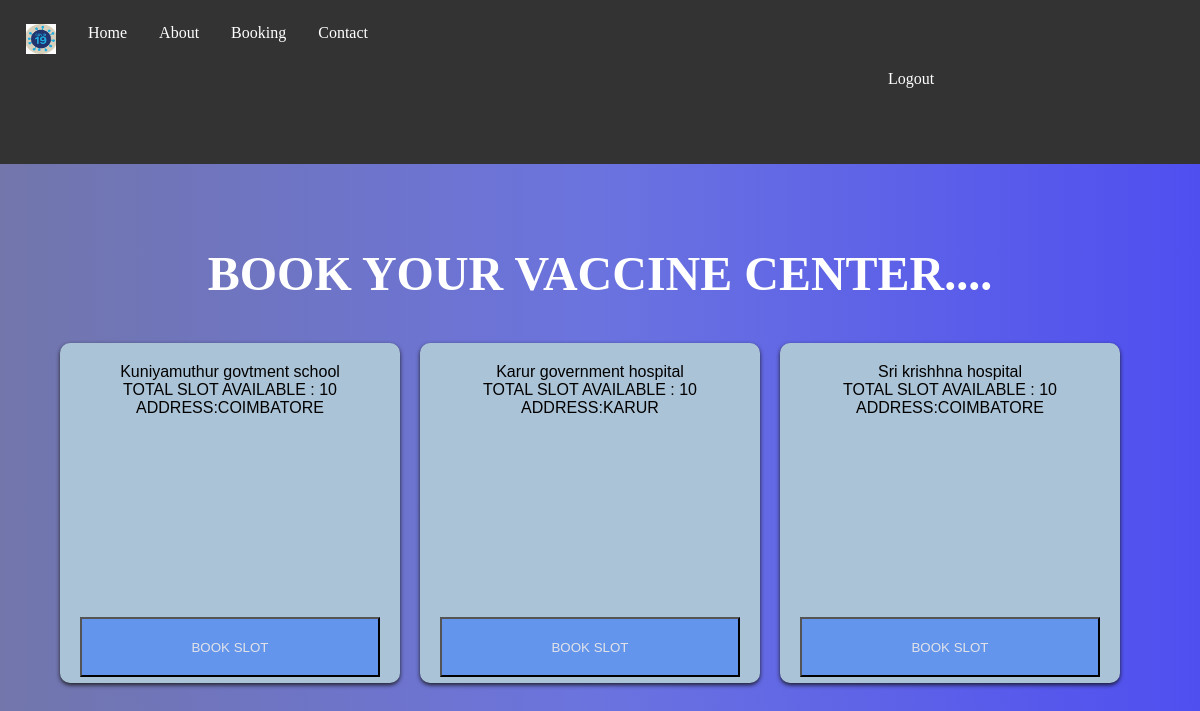
Page /booking/ (signed in) on the committed database.
### vacbok/models.py (models this page shows, shortened)
class VacCenter(models.Model):
    cen_id=models.IntegerField()
    slot_coun=models.IntegerField()
    cen_name=models.CharField(max_length=200)
    cen_loc_city=models.TextField(null=True,blank=None)
    cen_loc_dis=models.CharField(max_length=200)
    dat_t=models.DateTimeField(auto_now=True)
    cre_time=models.DateTimeField(auto_now_add=True)

### vacbok/views.py (the view)
# urls.py: path('booking/',views.booking,name="book"),
@login_required(login_url='login')
def booking(request):
    q=request.GET.get('q') if request.GET.get('q')!=None else ''
    check_time()
    cent=VacCenter.objects.filter(cen_name__contains=q)
    context={'center':cent}
    return render(request,'vacbok/booking.html',context)

### vacbok/views.py (called while the page is built)
def check_time():
    current_time = datetime.now().time()
    target_time = time(0,0)  # Specify the target time to check against
    if current_time == target_time:
        for i in VacCenter.objects.all():
            i.slot_coun=10
            i.save()

### vacbok/templates/vacbok/booking.html
{% extends 'main.html' %}
{%block content %}
<h1>
    BOOK YOUR VACCINE CENTER....
</h1>
    {% for c in center %}
    <a href="{% url 'center' c.id %}">
   <div class="box">
            {{c.cen_name}}
            <br>
            TOTAL SLOT AVAILABLE : {{c.slot_coun}}
            <br>
            ADDRESS:{{c.cen_loc_dis}}
            <button style=" margin-top:200px; text-align: center;width:300px;height: 60px; color: rgb(225, 227, 231); background-color: cornflowerblue;">BOOK SLOT</button>
</div>
</a>
    {% endfor %}
{%endblock content %}

### static/styles/main.css (style rules this page uses)
.box { width: 300px; padding: 20px; float: left; margin: 10px; background-color: #abc3d6; color: black; font-size: 16px; font-family: sans-serif; height: 300px; border-radius: 10px; box-shadow: 0 2px 4px rgba(10, 10, 0, 0.8); }
html, body { height: 100%; margin: 0; }
body { background: linear-gradient(to right, #7276ab,#6b73df, #4f4ff0); }

### rows in the picture
VacCenter: cen_name "Kuniyamuthur govtment school", slot_coun "10", cen_loc_dis "COIMBATORE"
VacCenter: cen_name "Karur government hospital", slot_coun "10", cen_loc_dis "KARUR"
VacCenter: cen_name "Sri krishhna hospital", slot_coun "10", cen_loc_dis "COIMBATORE"
